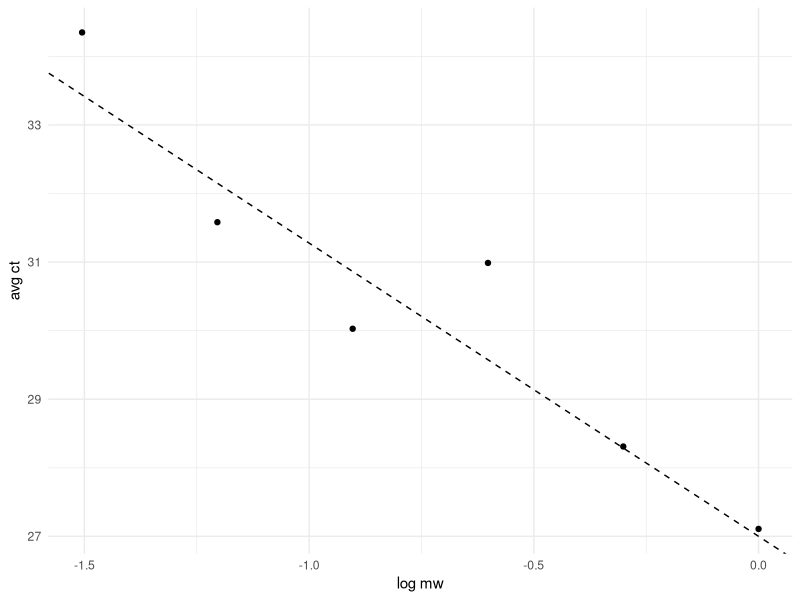

The R source for this figure:
## ---- chunk 1
#| echo: false
#| message: false

library(readxl)            
library(ggplot2)             


data <- read_excel("qPCR-results_template_arbkravvv.xlsx")
head(data)

nytt_data <- data.frame(
  X = data$`Log (sample quan)`, 
  y = data$`Avg Ct`             
)


head(nytt_data)

ggplot(nytt_data, aes(x = X, y = y)) +
  geom_point() +  
  geom_abline(intercept = 27, slope = -4.277, color = "black", linetype = "dashed") +  
  labs(x = "log mw", y = "avg ct") +  
  theme_minimal()

subset_data <- data[, c("Ct1", "Ct2", "Ct3")]


custom_sd <- function(x) {
  if (all(is.na(x))) {
    return(NA)  
  } else {
    return(sd(x, na.rm = TRUE))
  }
}


standardavvik_mellom_ct <- apply(subset_data, 1, custom_sd)

cat("Standardavvik for variasjonen mellom Ct1, Ct2, og Ct3 (med manglende verdier ignorert):\n")
print(standardavvik_mellom_ct)

((10^(-1/-4.277)) - 1) * 100
